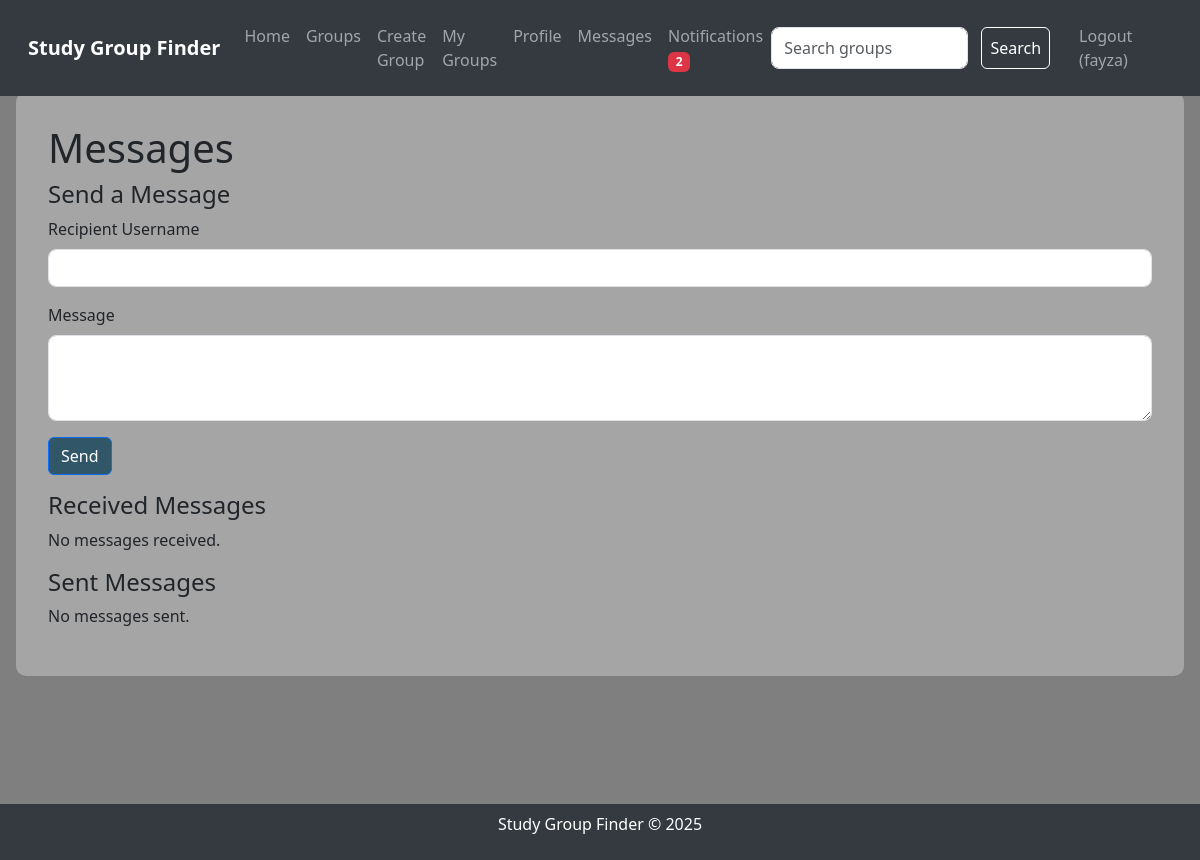
Before: /messages (signed in) with the older database file.
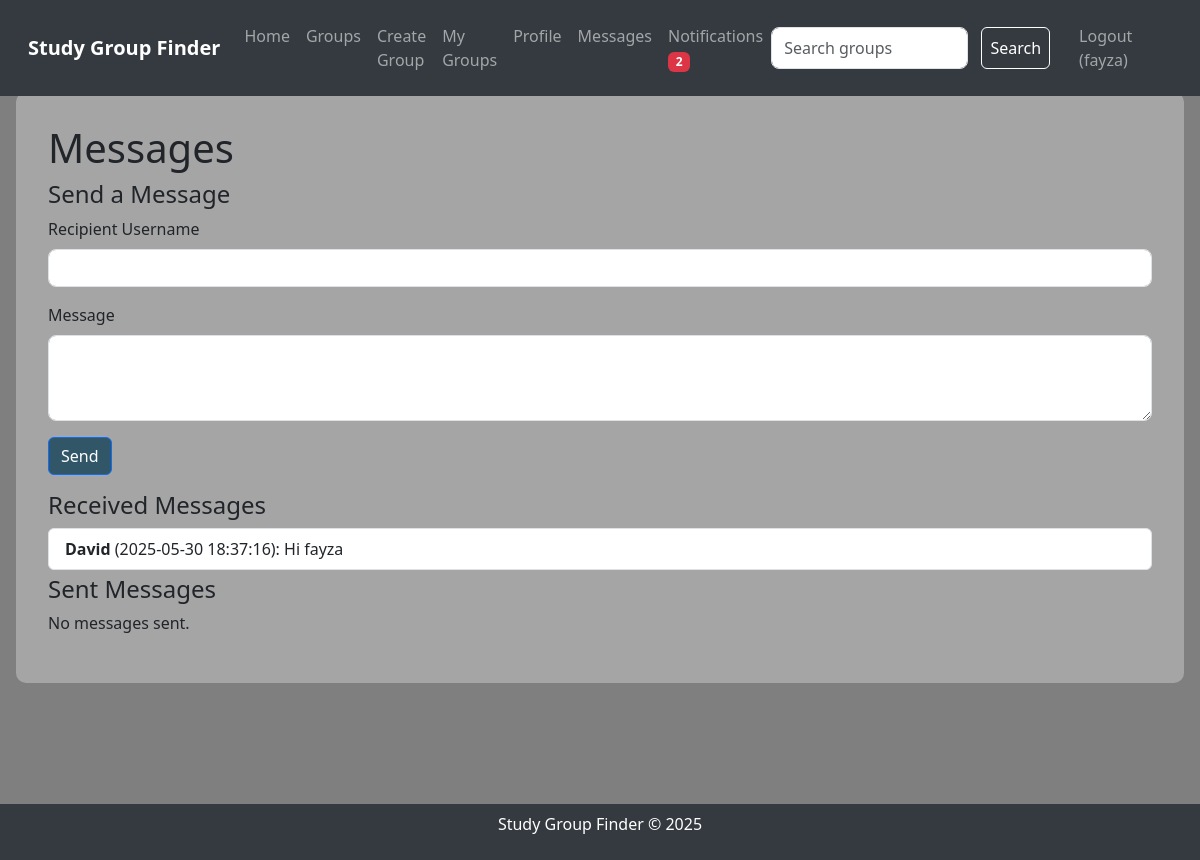
After: the same page with the newer database file.
### tables this page shows
CREATE TABLE private_messages
                 (id INTEGER PRIMARY KEY AUTOINCREMENT,
                  sender_id INTEGER,
                  receiver_id INTEGER,
                  content TEXT NOT NULL,
                  timestamp DATETIME DEFAULT CURRENT_TIMESTAMP,
                  FOREIGN KEY (sender_id) REFERENCES users(id),
                  FOREIGN KEY (receiver_id) REFERENCES users(id));

CREATE TABLE users
                 (id INTEGER PRIMARY KEY AUTOINCREMENT,
                  username TEXT UNIQUE NOT NULL,
                  password TEXT NOT NULL,
                  bio TEXT,
                  interests TEXT);

### app.py (the view, shortened to what this page needs)
@app.route('/messages', methods=['GET', 'POST'])
def messages():
    if 'user_id' not in session:
        flash('Please log in to view messages.', 'danger')
        return redirect(url_for('login'))
    conn = sqlite3.connect('study_groups.db')
    c = conn.cursor()
    c.execute("SELECT users.username, private_messages.content, private_messages.timestamp "
              "FROM private_messages JOIN users ON private_messages.sender_id = users.id "
              "WHERE private_messages.receiver_id = ? ORDER BY private_messages.timestamp DESC",
              (session['user_id'],))
    received = c.fetchall()
    c.execute("SELECT users.username, private_messages.content, private_messages.timestamp "
              "FROM private_messages JOIN users ON private_messages.receiver_id = users.id "
              "WHERE private_messages.sender_id = ? ORDER BY private_messages.timestamp DESC",
              (session['user_id'],))
    sent = c.fetchall()
    try:
        c.execute("SELECT COUNT(*) FROM notifications WHERE user_id = ? AND read = FALSE",
                  (session['user_id'],))
        notification_count = c.fetchone()[0]
    except sqlite3.OperationalError:
        init_db()
        notification_count = 0
    conn.close()
    return render_template('messages.html', received=received, sent=sent, notification_count=notification_count)

### app.py (called while the page is built)
@app.after_request
def add_header(response):
    response.headers["Cache-Control"] = "no-cache, no-store, must-revalidate"
    response.headers["Pragma"] = "no-cache"
    response.headers["Expires"] = "0"
    return response

### templates/messages.html (shortened to what this page needs)
{% extends "layout.html" %}
{% block content %}
    <div class="page-content">
        <h1>Messages</h1>
        <h4>Send a Message</h4>
        <form method="post" class="mb-3">
            <div class="mb-3">
                <label for="receiver" class="form-label">Recipient Username</label>
                <input type="text" class="form-control" id="receiver" name="receiver" required>
            </div>
            <div class="mb-3">
                <label for="content" class="form-label">Message</label>
                <textarea class="form-control" id="content" name="content" rows="3" required></textarea>
            </div>
            <button type="submit" class="btn btn-primary">Send</button>
        </form>
        <h4>Received Messages</h4>
        {% if received %}
            <ul class="list-group">
                {% for msg in received %}
                    <li class="list-group-item">
                        <strong>{{ msg[0] }}</strong> ({{ msg[2] }}): {{ msg[1] }}
                    </li>
                {% endfor %}
            </ul>
        {% else %}
            <p>No messages received.</p>
        {% endif %}
        <h4>Sent Messages</h4>
        {% if sent %}
            <ul class="list-group">
                {% for msg in sent %}
                    <li class="list-group-item">
                        To <strong>{{ msg[0] }}</strong> ({{ msg[2] }}): {{ msg[1] }}
                    </li>
                {% endfor %}
            </ul>
        {% else %}
            <p>No messages sent.</p>
        {% endif %}
    </div>
{% endblock %}

Changed rows visible on the page:
added private_messages: username "David", timestamp "2025-05-30 18:37:16", content "Hi fayza"
Other visible differences:
text no longer shown: "No messages received."
